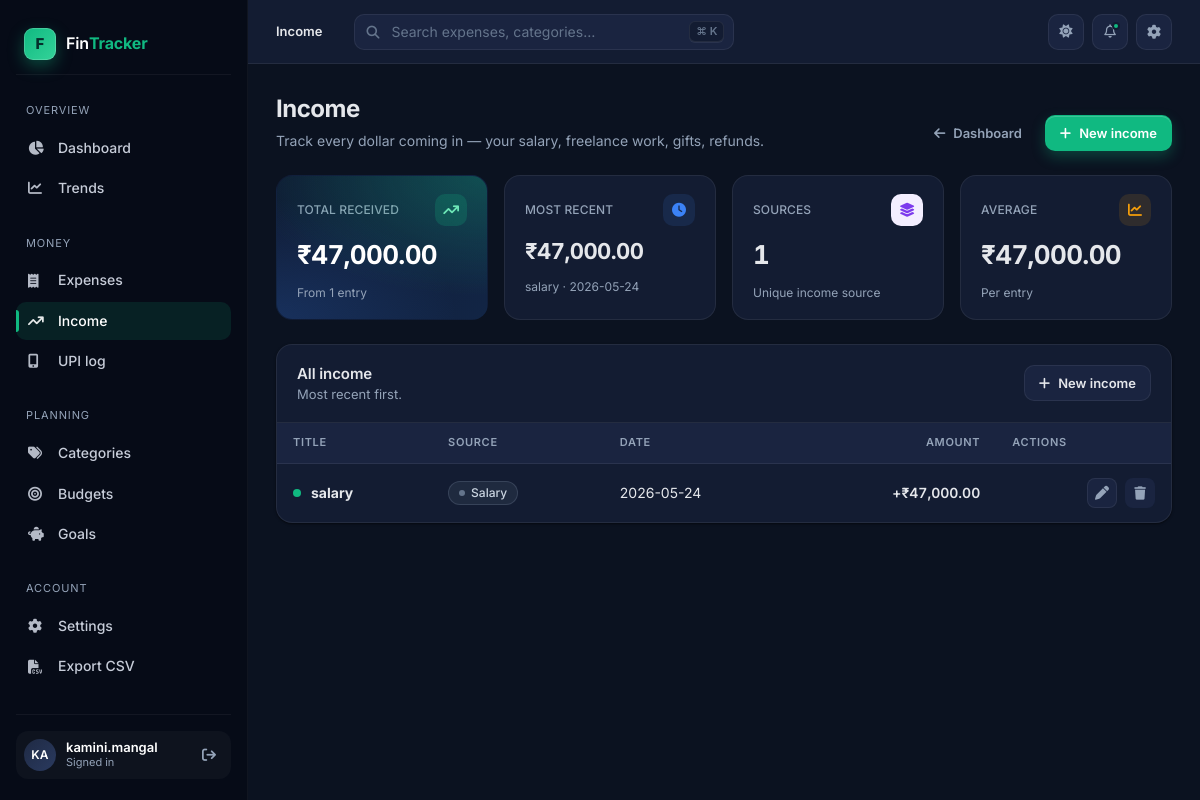
Screenshot of /income (signed in) with the database file from the repository.
### models.py (models this page shows, shortened)
class User(db.Model, UserMixin):
    id           = db.Column(db.Integer, primary_key=True)
    username     = db.Column(db.String(100), unique=True, nullable=False)
    password     = db.Column(db.String(200), nullable=False)
    currency     = db.Column(db.String(10), default='$')    # Settings
    theme        = db.Column(db.String(10), default='light') # Dark mode pref

class Income(db.Model):
    id          = db.Column(db.Integer, primary_key=True)
    title       = db.Column(db.String(100), nullable=False)
    user_id     = db.Column(db.Integer, db.ForeignKey('user.id'), nullable=False)
    amount      = db.Column(db.Float, nullable=False)
    date        = db.Column(db.String(20), nullable=False)
    category    = db.Column(db.String(100))   # free-text: Salary, Freelance, Gift…
    notes       = db.Column(db.String(300))

### app.py (the view)
@app.route('/income')
@login_required
def list_income():
    incomes = Income.query.filter_by(user_id=current_user.id)\
                          .order_by(Income.date.desc()).all()
    total = sum(i.amount for i in incomes)
    return render_template('income.html', incomes=incomes, total=total,
                           currency=current_user.currency)

### app.py (called while the page is built)
@login_manager.user_loader
def load_user(user_id):
    return db.session.get(User, int(user_id))

### templates/income.html (shortened to what this page needs)
{% extends 'base.html' %}
{% block crumb %}Income{% endblock %}
{% block content %}
{% set cur = currency or '$' %}
<div class="page-header">
  <div class="ph-text">
    <h1>Income</h1>
    <p>Track every dollar coming in — your salary, freelance work, gifts, refunds.</p>
  </div>
  <div class="ph-actions">
    <a href="{{ url_for('dashboard') }}" class="btn btn-ghost">
      <i class="fa-solid fa-arrow-left"></i> Dashboard
    </a>
    <a href="{{ url_for('add_income') }}" class="btn btn-primary">
      <i class="fa-solid fa-plus"></i> New income
    </a>
  </div>
</div>
<div class="stat-grid">
  <div class="stat is-net">
    <div class="stat-head">
      <span class="stat-label">Total received</span>
      <span class="stat-icon"><i class="fa-solid fa-arrow-trend-up"></i></span>
    </div>
    <div class="stat-value">{{ cur }}{{ '{:,.2f}'.format(total) }}</div>
    <div class="stat-foot">From {{ incomes|length }} entr{{ 'y' if incomes|length == 1 else 'ies' }}</div>
  </div>
  {% set this_month_total = namespace(v=0) %}
  {% set now_key = '' %}
  {% for i in incomes %}
    {% if i.date[:7] == (incomes[0].date[:7] if incomes else '') %}
      {% set this_month_total.v = this_month_total.v + i.amount %}
    {% endif %}
  {% endfor %}
  <div class="stat">
    <div class="stat-head">
      <span class="stat-label">Most recent</span>
      <span class="stat-icon is-blue"><i class="fa-solid fa-clock"></i></span>
    </div>
    <div class="stat-value" style="font-size: 22px;">
      {% if incomes %}{{ cur }}{{ '{:,.2f}'.format(incomes[0].amount) }}{% else %}—{% endif %}
    </div>
    <div class="stat-foot">
      {% if incomes %}{{ incomes[0].title }} · {{ incomes[0].date }}{% else %}No income yet{% endif %}
    </div>
  </div>
  <div class="stat">
    <div class="stat-head">
      <span class="stat-label">Sources</span>
      <span class="stat-icon is-violet"><i class="fa-solid fa-layer-group"></i></span>
    </div>
    {% set sources = [] %}
    {% for i in incomes %}{% if i.category and i.category not in sources %}{% set _ = sources.append(i.category) %}{% endif %}{% endfor %}
    <div class="stat-value">{{ sources|length }}</div>
    <div class="stat-foot">Unique income source{{ '' if sources|length == 1 else 's' }}</div>
  </div>
  <div class="stat">
    <div class="stat-head">
      <span class="stat-label">Average</span>
      <span class="stat-icon is-amber"><i class="fa-solid fa-chart-line"></i></span>
    </div>
    <div class="stat-value">
      {{ cur }}{{ '{:,.2f}'.format((total / incomes|length) if incomes|length > 0 else 0) }}
    </div>
    <div class="stat-foot">Per entry</div>
  </div>
</div>
<div class="card">
  <div class="card-header">
    <div>
      <h3>All income</h3>
      <div class="ch-sub">Most recent first.</div>
    </div>
    <a href="{{ url_for('add_income') }}" class="btn btn-secondary">
      <i class="fa-solid fa-plus"></i> New income
    </a>
  </div>
  {% if incomes and incomes|length > 0 %}
  <div class="table-wrap">
    <table class="tbl">
      <thead>
        <tr>
          <th>Title</th>
          <th>Source</th>
          <th>Date</th>
          <th style="text-align: right;">Amount</th>
          <th class="actions-col">Actions</th>
        </tr>
      </thead>
      <tbody>
        {% for inc in incomes %}
        {% set color_classes = ['is-green','is-blue','is-amber','is-violet','is-pink','is-cyan','is-slate'] %}
        {% set src = inc.category or 'Other' %}
        {% set cidx = (src|length) % 7 %}
        <tr>
          <td>
            <div class="with-icon">
              <span class="cat-dot" style="background: var(--accent);"></span>
              <strong>{{ inc.title }}</strong>
            </div>
          </td>
          <td>
            <span class="pill {{ color_classes[cidx] }}">
              <span class="cat-dot"></span> {{ src }}
            </span>
          </td>
          <td class="muted">{{ inc.date }}</td>
          <td style="text-align: right;" class="amt" style="color: var(--accent-600);">
            +{{ cur }}{{ '{:,.2f}'.format(inc.amount) }}
          </td>
          <td class="actions-col">
            <a href="{{ url_for('edit_income', id=inc.id) }}" class="tbl-act" title="Edit">
              <i class="fa-solid fa-pen"></i>
            </a>
            <form method="POST" action="{{ url_for('delete_income', id=inc.id) }}" class="inline-form"
                  onsubmit="return confirm('Delete this income entry?');">
              <button type="submit" class="tbl-act is-danger" title="Delete">
                <i class="fa-solid fa-trash"></i>
              </button>
            </form>
          </td>
        </tr>
        {% endfor %}
      </tbody>
    </table>
  </div>
  {% endif %}
</div>
{% endblock %}

### templates/base.html (shortened to what this page needs)
<!DOCTYPE html>
<html lang="en" data-theme="{% if current_user.is_authenticated and current_user.theme == 'dark' %}dark{% else %}light{% endif %}">
<head>
  <link rel="stylesheet" href="https://cdnjs.cloudflare.com/ajax/libs/font-awesome/6.5.1/css/all.min.css" />
  <link rel="stylesheet" href="{{ url_for('static', filename='css/styles.css') }}" />
</head>
<body>
  {% block body %}
  <div class="app-shell">
    <aside class="sidebar" id="sidebar">
      <a href="{{ url_for('dashboard') }}" class="brand">
        <span class="brand-mark">F</span>
        <span class="brand-name">Fin<b>Tracker</b></span>
      </a>
      <nav class="nav-group" aria-label="Primary">
        <div class="nav-label">Overview</div>
        <a href="{{ url_for('dashboard') }}"
           class="nav-item {% if request.endpoint == 'dashboard' %}is-active{% endif %}">
          <i class="fa-solid fa-chart-pie"></i> Dashboard
        </a>
        <a href="{{ url_for('monthly_summary') }}"
           class="nav-item {% if request.endpoint == 'monthly_summary' %}is-active{% endif %}">
          <i class="fa-solid fa-chart-line"></i> Trends
        </a>
      </nav>
      <nav class="nav-group" aria-label="Money">
        <div class="nav-label">Money</div>
        <a href="{{ url_for('add_expense') }}"
           class="nav-item {% if request.endpoint in ['add_expense','edit_expense'] %}is-active{% endif %}">
          <i class="fa-solid fa-receipt"></i> Expenses
        </a>
        <a href="{{ url_for('list_income') }}"
           class="nav-item {% if request.endpoint in ['list_income','add_income','edit_income'] %}is-active{% endif %}">
          <i class="fa-solid fa-arrow-trend-up"></i> Income
        </a>
        <a href="{{ url_for('upi_log') }}"
           class="nav-item {% if request.endpoint == 'upi_log' %}is-active{% endif %}">
          <i class="fa-solid fa-mobile-screen-button"></i> UPI log
        </a>
      </nav>
      <nav class="nav-group" aria-label="Planning">
        <div class="nav-label">Planning</div>
        <a href="{{ url_for('list_categories') }}"
           class="nav-item {% if request.endpoint in ['list_categories','add_category','edit_category'] %}is-active{% endif %}">
          <i class="fa-solid fa-tags"></i> Categories
        </a>
        <a href="{{ url_for('list_budgets') }}"
           class="nav-item {% if request.endpoint in ['list_budgets','add_budget','edit_budget'] %}is-active{% endif %}">
          <i class="fa-solid fa-bullseye"></i> Budgets
        </a>
        <a href="{{ url_for('list_goals') }}"
           class="nav-item {% if request.endpoint in ['list_goals','add_goal','edit_goal'] %}is-active{% endif %}">
          <i class="fa-solid fa-piggy-bank"></i> Goals
        </a>
      </nav>
      <nav class="nav-group" aria-label="Account">
        <div class="nav-label">Account</div>
        <a href="{{ url_for('settings') }}"
           class="nav-item {% if request.endpoint == 'settings' %}is-active{% endif %}">
          <i class="fa-solid fa-gear"></i> Settings
        </a>
        <a href="{{ url_for('export_csv') }}" class="nav-item">
          <i class="fa-solid fa-file-csv"></i> Export CSV
        </a>
      </nav>
      <div class="sidebar-footer">
        {% if current_user.is_authenticated %}
        <div class="user-pill">
          <div class="avatar">{{ current_user.username[:2]|upper }}</div>
          <div class="user-meta">
            <div class="u-name">{{ current_user.username }}</div>
            <div class="u-sub">Signed in</div>
          </div>
          <a href="{{ url_for('logout') }}" class="logout-btn" title="Log out" aria-label="Log out">
            <i class="fa-solid fa-arrow-right-from-bracket"></i>
          </a>
        </div>
        {% endif %}
      </div>
    </aside>
    <div class="main">
      <header class="topbar">
        <div class="crumbs">
          <strong>{% block crumb %}Dashboard{% endblock %}</strong>
        </div>
        <div class="search">
          <i class="fa-solid fa-magnifying-glass"></i>
          <input type="search" id="searchInput" placeholder="Search expenses, categories…" />
          <span class="kbd" style="position: absolute; right: 10px; top: 50%; transform: translateY(-50%);">⌘ K</span>
        </div>
        <div class="top-actions">
          <button class="icon-btn" id="themeBtn" title="Toggle theme" aria-label="Toggle theme">
            <i class="fa-solid fa-moon" id="themeIcon"></i>
          </button>
          <button class="icon-btn" title="Notifications" aria-label="Notifications">
            <i class="fa-regular fa-bell"></i>
            <span class="dot"></span>
          </button>
          <a class="icon-btn" href="{{ url_for('settings') }}" title="Settings" aria-label="Settings">
            <i class="fa-solid fa-gear"></i>
          </a>
        </div>
      </header>
      <div class="page">
        {% block content %}{% endblock %}
      </div>
    </div>
  </div>
  {% endblock %}
</body>
</html>

### rows the page displays
User: username "KA", username "kamini.mangal"
Income: amount "47,000.00", title "salary", date "2026-05-24", category "Salary", cur "₹"

### other values shown
{{ cur }} "₹"
{{ '{:,.2f}'.format(total) }} "47,000.00"
{{ incomes|length }} "1"
{{ 'y' if incomes|length == 1 else 'ies' }} "y"
{{ sources|length }} "1"
